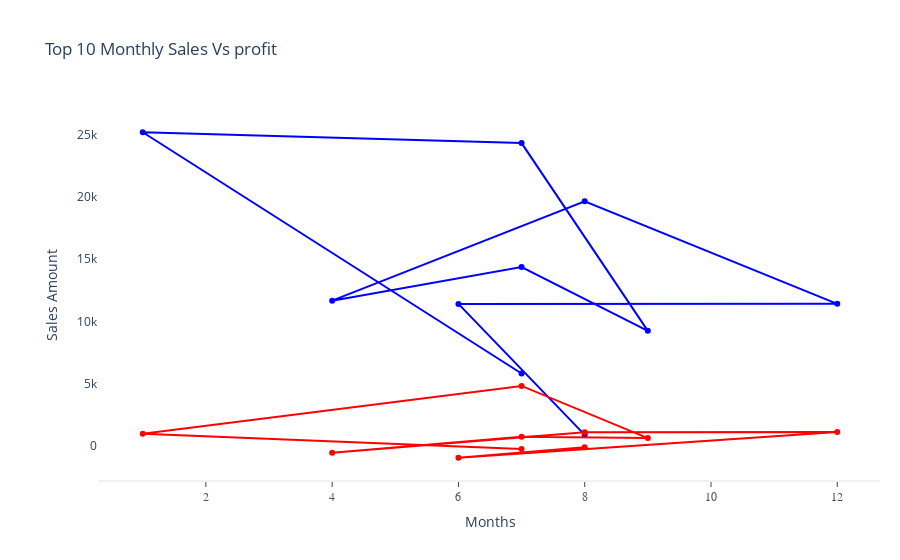

The notebook cell this image was saved under:
### Markdown cell above
TOP 10 MONTHLY_SALES vs PROFIT

### Code cell
fig = go.Figure()

fig.add_trace(go.Scatter(
    x=data['Months'].head(10),
    y=data['Sales'].head(10),
    mode='lines+markers',
    name='Sales',
    line=dict(color='blue', width=2)
))

fig.add_trace(go.Scatter(
    x=data['Months'].head(10),
    y=data['Profit'].head(10),
    mode='lines+markers',
    name='Profit',
    line=dict(color='red', width=2)
))

fig.update_layout(
    title='Top 10 Monthly Sales Vs profit',
    xaxis=dict(
        title='Months',  # X-axis label
        showline=True,
        showgrid=False,
        showticklabels=True,
        linecolor='rgb(240,240,240)',
        linewidth=2,
        ticks='outside',
        tickfont=dict(
            family='Arial',
            size=12,
            color='rgb(82,82,82)'
        )
    ),
    yaxis=dict(
        title='Sales Amount',  # Y-axis label
        showgrid=False,
        zeroline=True,
        showline=True,
        showticklabels=True  # changed to True so values are visible
    ),
    margin=dict(autoexpand=False, l=100, r=20, t=110),
    showlegend=True,
    plot_bgcolor='white'
)

fig.show()

### Figure 1 — Plotly figure (JSON) as saved in the notebook; plotly's stock layout.template omitted (floating-point values rounded to 4 significant figures)
{"data": [{"line": {"color": "blue", "width": 2}, "mode": "lines+markers", "name": "Sales", "type": "scatter", "x": [7, 1, 7, 9, 7, 4, 8, 12, 6, 8], "y": [5831.0, 25190.0, 24320.0, 9249.0, 14370.0, 11670.0, 19650.0, 11420.0, 11410.0, 904.4]}, {"line": {"color": "red", "width": 2}, "mode": "lines+markers", "name": "Profit", "type": "scatter", "x": [7, 1, 7, 9, 7, 4, 8, 12, 6, 8], "y": [-230.7, 1001.0, 4831.0, 642.9, 754.5, -523.0, 1108.0, 1134.0, -932.0, -84.51]}], "layout": {"margin": {"autoexpand": false, "l": 100, "r": 20, "t": 110}, "plot_bgcolor": "white", "showlegend": true, "title": {"text": "Top 10 Monthly Sales Vs profit"}, "xaxis": {"linecolor": "rgb(240,240,240)", "linewidth": 2, "showgrid": false, "showline": true, "showticklabels": true, "tickfont": {"color": "rgb(82,82,82)", "family": "Arial", "size": 12}, "ticks": "outside", "title": {"text": "Months"}}, "yaxis": {"showgrid": false, "showline": true, "showticklabels": true, "title": {"text": "Sales Amount"}, "zeroline": true}}}
